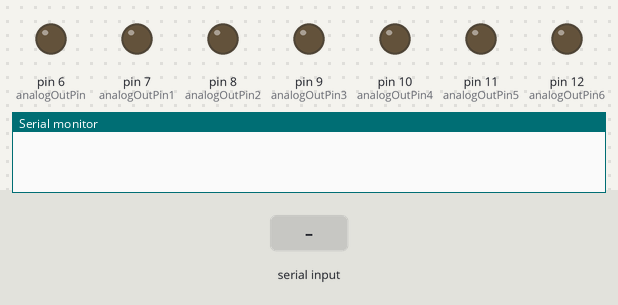
Bench run of a sketch on a simulated Arduino Uno, built with avr-gcc and run on an emulated ATmega328P. On the bench: output pins drawn as LEDs (lit = HIGH), the last lines printed to the serial monitor. Inputs (shaded band) come from the test bench.

Above: at 1.2 s.
1.3 s: "1" received over Serial
At 3.58 s:
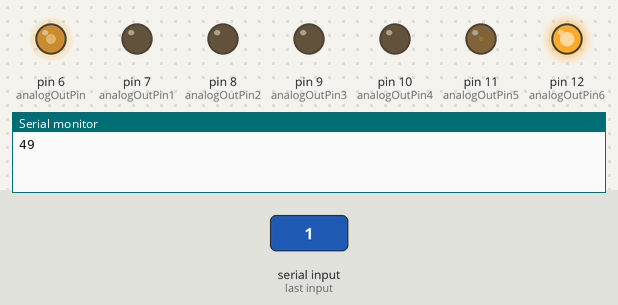
At 5.11 s:
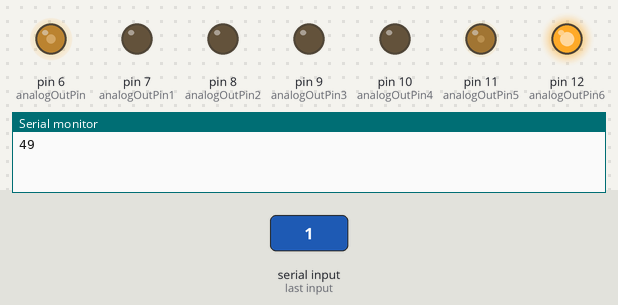
Timing chart, 0 to 21.4 s (numbered marks = the images above; inputs shaded):
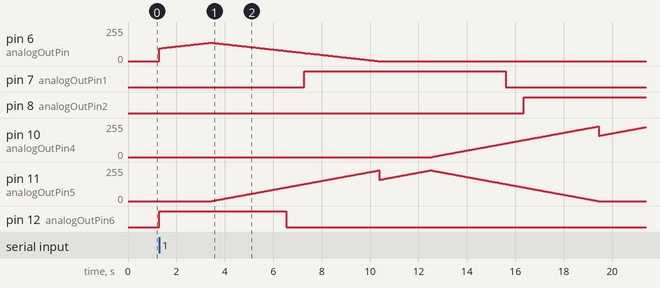

Measured:
- after the input at 1.3 s, pin 6 (analogOutPin): rises from 0/255 to 138/255 in 2.1 s, then falls to 0/255 in 6.9 s; pin 7 (analogOutPin1): LOW → HIGH after 6.0 s, → LOW 8.3 s later

The sketch:

wave_2.ino
```cpp
int myData;
int analogOutPin = 6;
int analogOutPin1 = 7;
int analogOutPin2 = 8;
int analogOutPin3 = 9;
int analogOutPin4 = 10;
int analogOutPin5 = 11;
int analogOutPin6 = 12;

void setup() {
  // initialize serial communications at 9600 bps:
  pinMode(analogOutPin, OUTPUT);
  pinMode(analogOutPin1, OUTPUT);
  pinMode(analogOutPin2, OUTPUT);
  pinMode(analogOutPin3, OUTPUT);
  pinMode(analogOutPin4, OUTPUT);
  pinMode(analogOutPin5, OUTPUT);
  pinMode(analogOutPin6, OUTPUT);

  Serial.begin(9600);
}


void loop() {
  if (Serial.available() > 0) {

    myData = Serial.read();

    if (myData == '1') {  //pattern 5

      Serial.println(myData);
  // change the analog out value:

  for (int i = 160; i <= 230; i++) {
    analogWrite(analogOutPin, i*0.6);
    analogWrite(analogOutPin6, i);
    delay(30);
  }

  int g = 0;
  for (int i = 230; i >= 0; i--) {
    analogWrite(analogOutPin, i*0.6);
    analogWrite(analogOutPin6, i);
    if (i < 160 || i > 0) {
      analogWrite(analogOutPin1, g);
      analogWrite(analogOutPin5, g);
      g++;
    }
 delay(30);
 }

   for (int i = 160; i <= 230; i++) {
    analogWrite(analogOutPin1, i);
    analogWrite(analogOutPin5, i);
    delay(30);
  }

  g = 0;
  for (int i = 230; i >= 0; i--) {
    analogWrite(analogOutPin1, i);
    analogWrite(analogOutPin5, i);
    if (i < 160 || i > 0) {
      analogWrite(analogOutPin2, g);
      analogWrite(analogOutPin4, g);
      g++;
    }
 delay(30);
 }
   for (int i = 160; i <= 230; i++) {
    analogWrite(analogOutPin2, i);
    analogWrite(analogOutPin4, i);
    delay(30);
  }

 g = 0;
  for (int i = 230; i >= 0; i--) {
    analogWrite(analogOutPin2, i);
    analogWrite(analogOutPin4, i);
    if (i < 160 || i > 0) {
      analogWrite(analogOutPin3, g);
      g++;
    }
 delay(30);
 }
    for (int i = 160; i <= 230; i++) {
    analogWrite(analogOutPin3, i*0.6);
    delay(30);
  }

g = 0;
  for (int i = 230; i >= 0; i--) {
    analogWrite(analogOutPin3, i*0.6);
//    if (i < 160 || i > 0) {
//      analogWrite(analogOutPin4, g);
//      g++;
//    }
 delay(30);
 }
    }
  }
}
```
